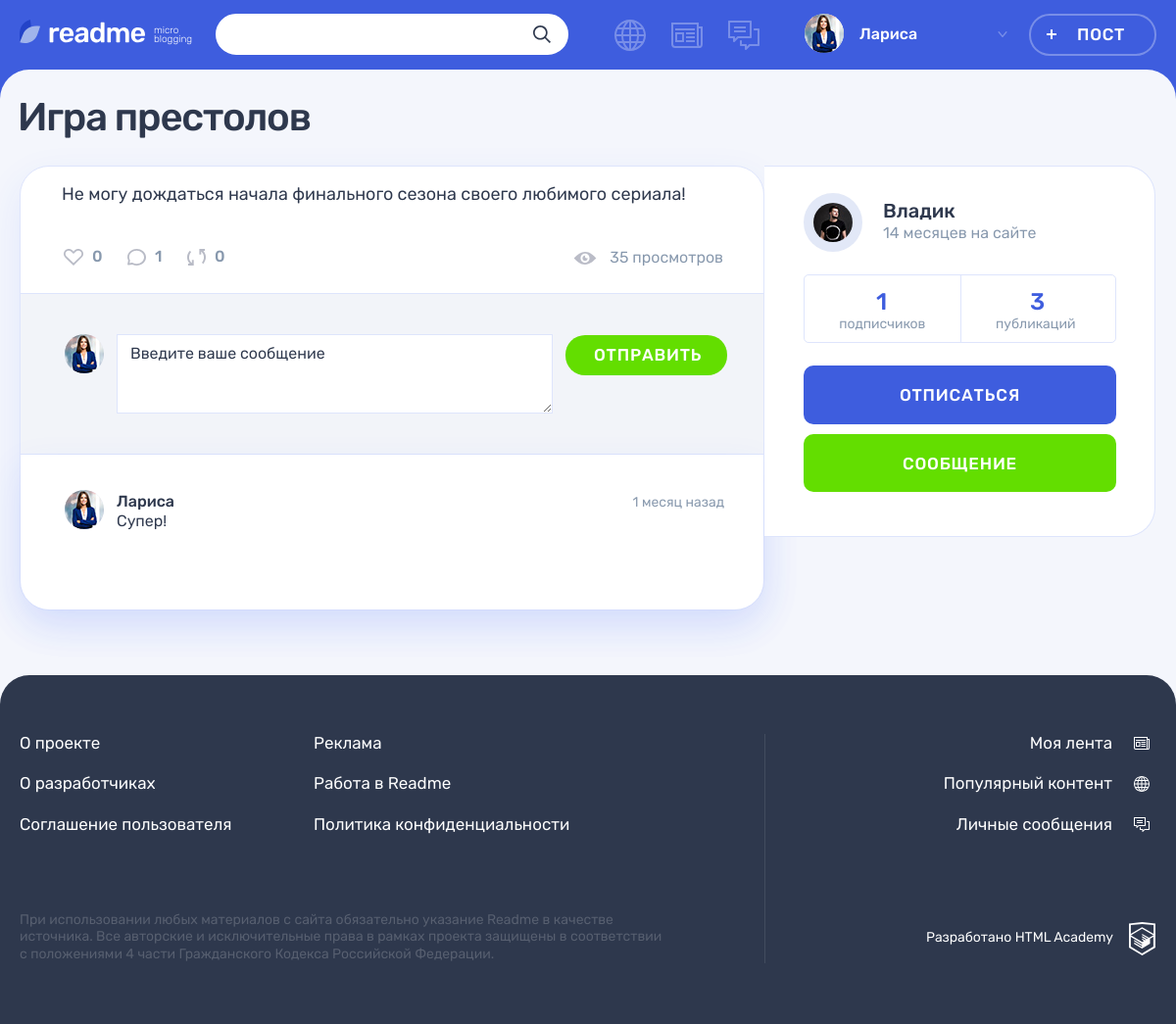
Screenshot of /post.php/?post_id=2 (signed in) with the database file from the repository.
### tables this page shows
CREATE TABLE posts (
    post_id INT AUTO_INCREMENT PRIMARY KEY,
    pub_date DATETIME,
    title CHAR(64),
    text TEXT,
    user_id INT,
    quote_author CHAR(64),
    img CHAR(128),
    video CHAR(128),
    link CHAR(128),
    view_count INT,
    content_type_id INT,
    repost_id INT DEFAULT NULL,
    FOREIGN KEY (user_id) REFERENCES users(user_id),
    FOREIGN KEY (content_type_id) REFERENCES content_type(content_type_id),
    FOREIGN KEY (repost_id) REFERENCES posts(post_id),
    FULLTEXT INDEX post_ft_search(title, text)

);

CREATE TABLE comments (
    comment_id INT AUTO_INCREMENT PRIMARY KEY,
    pub_date DATETIME,
    content TEXT,
    user_id INT,
    post_id INT,
    FOREIGN KEY (user_id) REFERENCES users(user_id),
    FOREIGN KEY (post_id) REFERENCES posts(post_id)
);

CREATE TABLE users (
    user_id INT AUTO_INCREMENT PRIMARY KEY,
    reg_date DATETIME,
    email CHAR(128),
    user_name CHAR(64),
    password CHAR(64),
    avatar_path CHAR(128),
    contacts CHAR(128)
);

### helpers.php (called while the page is built, shortened)
<?php
function get_noun_plural_form(int $number, string $one, string $two, string $many): string
{
    $number = (int)$number;
    $mod10 = $number % 10;
    $mod100 = $number % 100;
    switch (true) {
        case ($mod100 >= 11 && $mod100 <= 20):
            return $many;
        case ($mod10 === 1):
            return $one;
    }
}
function include_template($name, array $data = [])
{
    $name = 'templates/' . $name;
    extract($data);
    require $name;
    $result = ob_get_clean();
    return $result;
}

### my_functions.php (called while the page is built, shortened)
<?php
function rel_time($pub_date)
{
    $cur_date = time();
    $post_date = strtotime($pub_date);
    $diff = floor($cur_date - $post_date);
    if ($diff < 3600) {
        $diff = floor($diff / 60);
        $decl = get_noun_plural_form($diff, 'минута', 'минуты', 'минут');
    } elseif ($diff >= 60 and $diff < 86400) {
        $diff = floor($diff / 3600);
        $decl = get_noun_plural_form($diff, 'час', 'часа', 'часов');
    } elseif ($diff >= 86400 and $diff < 604800) {
        $diff = floor($diff / 86400);
        $decl = get_noun_plural_form($diff, 'день', 'дня', 'дней');
    } elseif ($diff >= 604800 and $diff < 3024000) {
        $diff = floor($diff / 604800);
        $decl = get_noun_plural_form($diff, 'неделя', 'недели', 'недель');
    } elseif ($diff >= 3024000) {
        $diff = floor($diff / 2592000);
        $decl = get_noun_plural_form($diff, 'месяц', 'месяца', 'месяцев');
    }
    return ("$diff $decl");
}
function get_user_posts_count($con, int $user_id)
{
    $post_count_sql = "SELECT p.post_id FROM posts p
    JOIN users u ON p.user_id = u.user_id
    WHERE u.user_id = $user_id";
    $post_count_result = mysqli_query($con, $post_count_sql);
    $user_post_count = mysqli_num_rows($post_count_result);
    return $user_post_count;
}
function get_user_followers($con, int $user_id)
{
    $followers_count_sql = "SELECT f.to_sub_id FROM follow f
        JOIN users u ON u.user_id = f.to_sub_id
        WHERE u.user_id = $user_id";
    $followers_count_result = mysqli_query($con, $followers_count_sql);
    $user_followers_count = mysqli_num_rows($followers_count_result);
    return $user_followers_count;
}
function is_follow($con, int $to_sub_id)
{
    $who_sub_id = $_SESSION['user']['user_id'];
    $is_follow_sql = "SELECT * FROM follow WHERE who_sub_id = $who_sub_id AND to_sub_id = $to_sub_id";
    $is_follow_res = mysqli_query($con, $is_follow_sql);
    $is_follow = mysqli_fetch_all($is_follow_res, MYSQLI_ASSOC);
    if (empty($is_follow)) {
        return false;
    } else {
        return true;
    }
}
function get_comments_count($con, int $post_id)
{
    $get_comments_count_sql = "SELECT count(c.comment_id) AS comments_count
                               FROM comments c
                               WHERE c.post_id = $post_id";
    $get_comments_count_res = mysqli_query($con, $get_comments_count_sql);
    $comments_count_array = mysqli_fetch_array($get_comments_count_res, MYSQLI_ASSOC);
    $comments_count = $comments_count_array['comments_count'];
    return $comments_count;
}
function get_view_count($con, int $post_id)
{
    $get_view_count_sql = "SELECT p.view_count FROM posts p WHERE p.post_id = $post_id";
    $get_view_count_res = mysqli_query($con, $get_view_count_sql);
    $get_view_count_array = mysqli_fetch_array($get_view_count_res, MYSQLI_ASSOC);
    $get_view_count = $get_view_count_array['view_count'];
    return $get_view_count;
}
function get_post($con, $post_id)
{
    $post_sql = "SELECT p.*,ct.content_type,u.user_name,u.avatar_path,COUNT(l.like_id) AS likes_count FROM posts p
JOIN content_type ct ON  p.content_type_id = ct.content_type_id
JOIN users u ON p.user_id = u.user_id
LEFT JOIN likes l ON p.post_id = l.post_id
WHERE p.post_id = $post_id";
    $posts_res = mysqli_query($con, $post_sql);
    $post = mysqli_fetch_array($posts_res, MYSQLI_ASSOC);
    return $post;
}
function is_like($con, int $post_id)
{
    $user_id = $_SESSION['user']['user_id'];
    $is_like_sql = "SELECT l.like_id FROM likes l
                    WHERE l.post_id = $post_id AND l.who_like_id = $user_id";
    $is_like_res = mysqli_query($con, $is_like_sql);
    $is_like = mysqli_fetch_array($is_like_res);
    if (empty($is_like)) {
        return false;
    }
    return true;
}
function get_comments($con, int $post_id)
{
    if ((isset($_GET['comments']) && $_GET['comments'] == 'full') || (isset($_GET['show_all']))) {
        $limit = '';
    } else {
        $limit = 'LIMIT 3';
    }
    $get_comments_sql = "SELECT c.pub_date,c.content,c.user_id,u.avatar_path,u.user_name FROM comments c
                        JOIN users u ON u.user_id = c.user_id
                        WHERE c.post_id = $post_id
                        ORDER BY c.pub_date DESC $limit";
    $get_comments_res = mysqli_query($con, $get_comments_sql);
    $get_comments = mysqli_fetch_all($get_comments_res, MYSQLI_ASSOC);
    return $get_comments;
}
function get_repost_count($con, int $post_id)
{
    $repost_cnt_sql = "SELECT COUNT(p.repost_id) AS repost_cnt FROM posts p WHERE p.repost_id = $post_id";
    $repost_cnt_res = mysqli_query($con, $repost_cnt_sql);
    $repost_cnt_array = mysqli_fetch_array($repost_cnt_res, MYSQLI_ASSOC);
    $repost_cnt = $repost_cnt_array['repost_cnt'];
    return $repost_cnt;
}

### templates/post_tem.php (the view, shortened to what this page needs)
<main class="page__main page__main--publication">
    <div class="container">
        <h1 class="page__title page__title--publication"><?= $post['title']; ?></h1>
        <section class="post-details">
            <div class="post-details__wrapper post-photo">
                <div class="post-details__main-block post post--details">
                    <?php if ($post['content_type_id'] == '3') : ?>
                        <div class="post-details__image-wrapper post-photo__image-wrapper">
                            <img src="<?= $post['img'] ?>" alt="Фото от пользователя" width="760" height="507">
                        </div>
                    <?php elseif ($post['content_type_id'] == '1') : ?>
                        <div class="post-details__image-wrapper post-text">
                            <div class="post__main">
                                <p>
                                    <?= htmlspecialchars($post['text']) ?>
                                </p>
                            </div>
                        </div>
                    <?php elseif ($post['content_type_id'] == '4') : ?>
                        <iframe width="760" height="400" src="<?= $post['video'] ?>" frameborder="0"></iframe>
                    <?php endif; ?>
                    <div class="post__indicators">
                        <div class="post__buttons">
                            <a class="post__indicator post__indicator--likes button"
                               href="/like.php/?post_id=<?= $post['post_id'] ?>" title="Лайк">
                                <?php if (is_like($con, $post['post_id'])) : ?>
                                    <svg class="post__indicator-icon post__indicator-icon--like-active" width="20"
                                         height="17">
                                        <use xlink:href="#icon-heart-active"></use>
                                    </svg>
                                <?php else : ?>
                                    <svg class="post__indicator-icon" width="20" height="17">
                                        <use xlink:href="#icon-heart"></use>
                                    </svg>
                                <? endif; ?>
                                <span><?= $post['likes_count'] ?></span>
                            </a>
                            <a class="post__indicator post__indicator--comments button"
                               href="/post.php/?post_id=<?= $post['post_id'] ?>" title="Комментарии">
                                <svg class="post__indicator-icon" width="19" height="17">
                                    <use xlink:href="#icon-comment"></use>
                                </svg>
                                <span><?= get_comments_count($con, $post['post_id']) ?></span>
                            </a>
                            <a class="post__indicator post__indicator--repost button"
                               href="/repost.php/?post_id=<?= $post['post_id'] ?>" title="Репост">
                                <svg class="post__indicator-icon" width="19" height="17">
                                    <use xlink:href="#icon-repost"></use>
                                </svg>
                                <span><?= get_repost_count($con, $post['post_id']) ?></span>
                            </a>
                        </div>
                        <span class="post__view"><?= get_view_count($con, $post['post_id']) ?> просмотров</span>
                    </div>
                    <div class="comments">
                        <form class="comments__form form" action="/post.php/?post_id=<?= $post['post_id'] ?>"
                              method="post">
                            <div class="comments__my-avatar">
                                <img class="comments__picture" src="<?= $_SESSION['user']['avatar_path'] ?>"
                                     alt="Аватар пользователя">
                            </div>
                            <textarea class="comments__textarea form__textarea <?php if (isset($errors['message-text'])) {
                                echo 'message-text-error';
                            } ?>"
                                      placeholder="<?php if (isset($errors['message-text'])) {
                                          echo $errors['message-text'];
                                      } else {
                                          echo 'Введите ваше сообщение';
                                      } ?>" name="message-text"></textarea>
                            <button class="comments__submit button button--green" type="submit">Отправить</button>
                        </form>
                        <div class="comments__list-wrapper">
                            <ul class="comments__list">
                                <?php foreach ($comments as $comment) : ?>
                                    <li class="comments__item user">
                                        <div class="comments__avatar">
                                            <a class="user__avatar-link"
                                               href="/profile.php/?user_id=<?= $comment['user_id'] ?>">
                                                <img class="comments__picture" src="<?= $comment['avatar_path'] ?>"
                                                     alt="Аватар пользователя">
                                            </a>
                                        </div>
                                        <div class="comments__info">
                                            <div class="comments__name-wrapper">
                                                <a class="comments__user-name"
                                                   href="/profile.php/?user_id=<?= $comment['user_id'] ?>">
                                                    <span><?= htmlspecialchars($comment['user_name']) ?></span>
                                                </a>
                                                <time class="comments__time" datetime="<?= $comment['pub_date'] ?>">
                                                    <?= rel_time($comment['pub_date']) ?> назад
                                                </time>
                                            </div>
                                            <p class="comments__text">
                                                <?= htmlspecialchars(trim($comment['content'])) ?>
                                            </p>
                                        </div>
                                    </li>
                                <? endforeach; ?>
                            </ul>
                        </div>
                    </div>
                </div>
                <div class="post-details__user user">
                    <div class="post-details__user-info user__info">
                        <div class="post-details__avatar user__avatar">
                            <a class="post-details__avatar-link user__avatar-link"
                               href="/profile.php/?user_id=<?= $post['user_id'] ?>">
                                <img class="post-details__picture user__picture" src="<?= $post['avatar_path'] ?>"
                                     alt="Аватар пользователя">
                            </a>
                        </div>
                        <div class="post-details__name-wrapper user__name-wrapper">
                            <a class="post-details__name user__name"
                               href="/profile.php/?user_id=<?= $post['user_id'] ?>">
                                <span><?= htmlspecialchars($post['user_name']) ?></span>
                            </a>
                            <time class="post-details__time user__time"
                                  datetime="2014-03-20"><?= rel_time($_SESSION['user']['reg_date']) ?> на сайте
                            </time>
                        </div>
                    </div>
                    <div class="post-details__rating user__rating">
                        <p class="post-details__rating-item user__rating-item user__rating-item--subscribers">
                            <span class="post-details__rating-amount user__rating-amount">
                                <?= get_user_followers($con, $post['user_id']) ?>
                            </span>
                            <span class="post-details__rating-text user__rating-text">подписчиков</span>
                        </p>
                        <p class="post-details__rating-item user__rating-item user__rating-item--publications">
                            <span class="post-details__rating-amount user__rating-amount">
                                <?= get_user_posts_count($con, $post['user_id']) ?>
                            </span>
                            <span class="post-details__rating-text user__rating-text">публикаций</span>
                        </p>
                    </div>
                    <div class="post-details__user-buttons user__buttons">
                        <?php if ($post['user_id'] !== $_SESSION['user']['user_id']) : ?>
                            <?php if (is_follow($con, $post['user_id'])) : ?>
                                <a class="user__button user__button--subscription button button--main"
                                   href="/unfollow.php/?user_id=<?= $post['user_id'] ?>">Отписаться</a>
                                <a class="user__button user__button--writing button button--green"
                                   href="/messages.php/?user_id=<?= $post['user_id'] ?>">Сообщение</a>
                            <?php else : ?>
                                <a class="user__button user__button--subscription button button--main"
                                   href="/follow.php/?user_id=<?= $post['user_id'] ?>">Подписаться</a>
                            <?php endif; ?>
                        <?php endif; ?>
                    </div>
                </div>
            </div>
        </section>
    </div>
</main>

### rows the page displays
posts: title "Игра престолов", text "Не могу дождаться начала финального сезона своего любимого сериала!", get_view_count($con, $post['post_id']) "35", user.avatar_path (picture), user.user_name "Владик"
comments: user.avatar_path (picture), user.user_name "Лариса", pub_date "1 месяц", content "Супер!"

### other values shown
$_SESSION['user']['user_name'] "Лариса"
$post['likes_count'] "0"
get_comments_count($con, $post['post_id']) "1"
get_repost_count($con, $post['post_id']) "0"
rel_time($_SESSION['user']['reg_date']) "14 месяцев"
get_user_followers($con, $post['user_id']) "1"
get_user_posts_count($con, $post['user_id']) "3"
